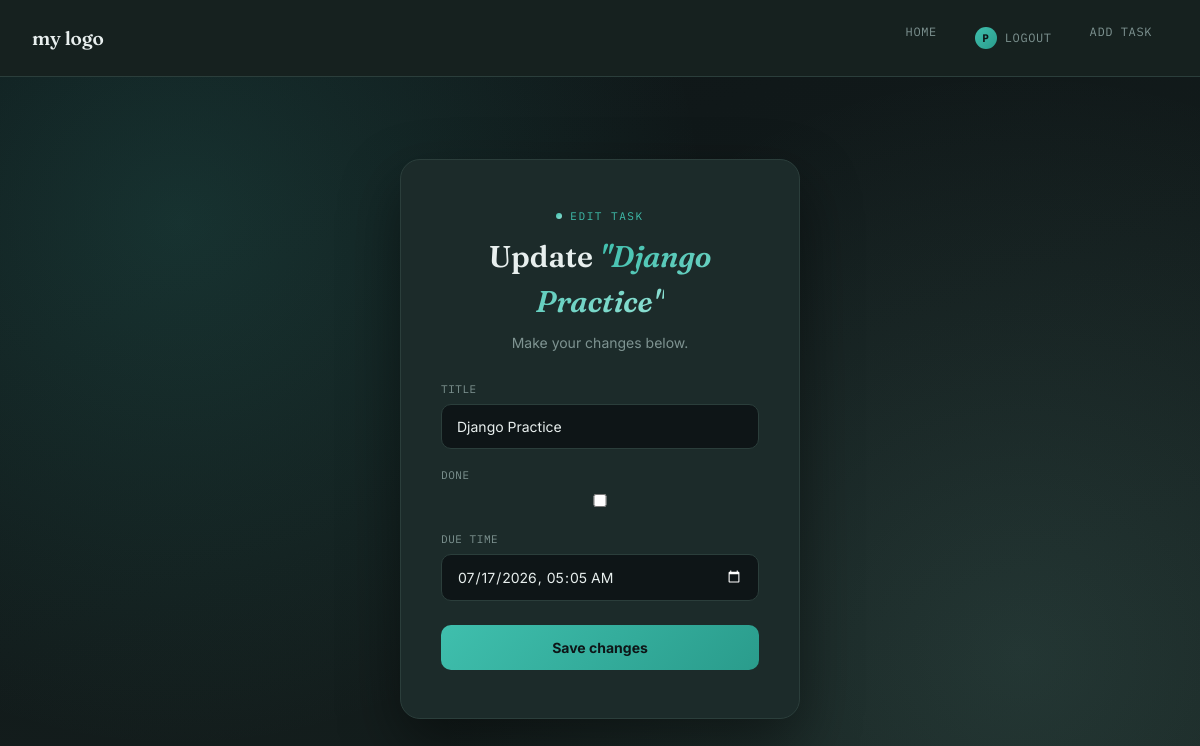
The app's page /task/12/ (signed in), older data.
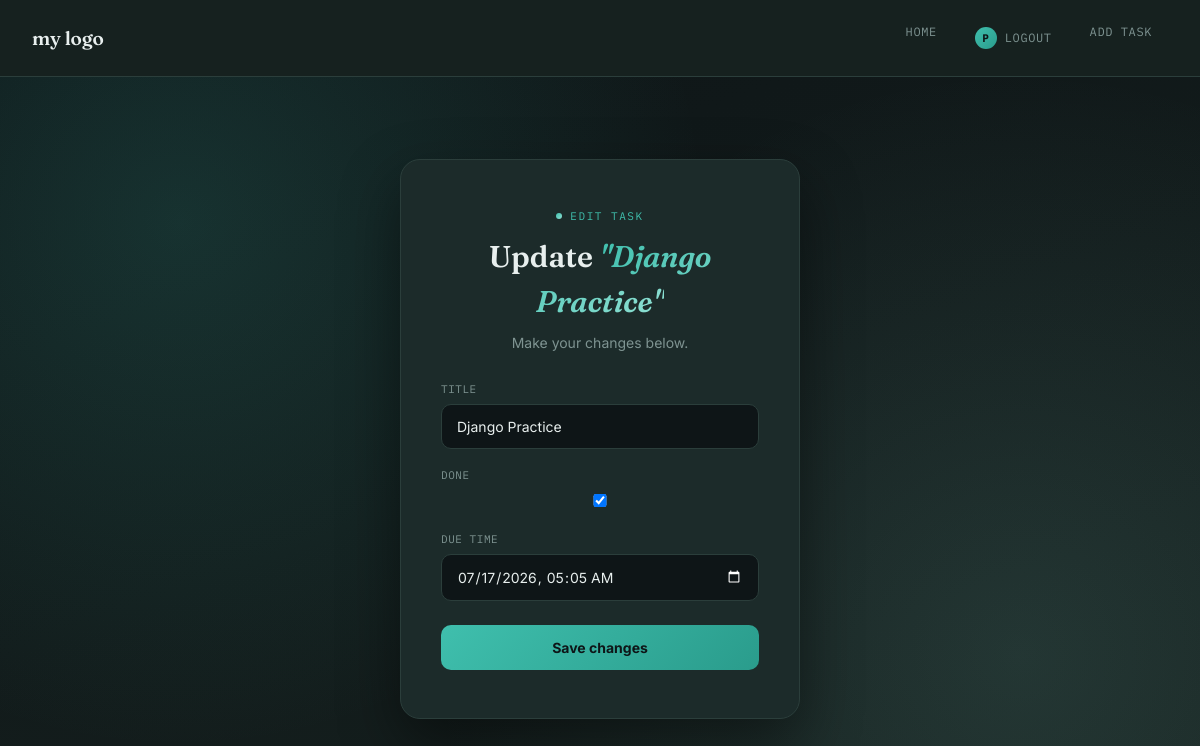
The same page, newer data.
### tasks/models.py (models this page shows, shortened)
class Task(models.Model):
    user = models.ForeignKey(User, on_delete=models.CASCADE, blank=True, null=True)
    title = models.CharField(max_length=100)
    done = models.BooleanField(default=False)
    due_time = models.DateTimeField()
    created_at = models.DateTimeField(auto_now_add=True)
    updated_at = models.DateTimeField(auto_now=True)

### tasks/views.py (the view, shortened to what this page needs)
# urls.py: path('task/<int:pk>/', update_task, name='task'),
@login_required(login_url='login')
def update_task(request, pk):
    task = get_object_or_404(Task, id=pk, user=request.user)
    form = TaskForm(instance=task)
    context = {
        'task': task,
        'form': form
    }
    return render(request, 'update_task.html', context)

### tasks/forms.py
class TaskForm(forms.ModelForm):
    due_time = forms.DateTimeField(widget=forms.DateTimeInput(attrs={'type':'datetime-local'}))
    class Meta:
        model = Task
        fields = ('title', 'done', 'due_time')
        exclude = ('user',)

### templates/update_task.html (shortened to what this page needs)
{% extends "base.html" %}
{% block content %}
<div class="task-form-wrap">
  <div class="task-form-card">
    <span class="auth-eyebrow">Edit Task</span>
    <h1>Update <em>"{{ task.title }}"</em></h1>
    <p class="auth-sub">Make your changes below.</p>
    <form method="POST">
      {% for field in form %}
        <div class="form-group">
          <label for="{{ field.id_for_label }}">{{ field.label }}</label>
          {{ field }}
        </div>
      {% endfor %}
      <button type="submit" class="auth-submit">Save changes</button>
    </form>
  </div>
</div>
{% endblock content %}

### templates/base.html (shortened to what this page needs)
{% load static %}
<!DOCTYPE html>
<html lang="en">
<head>
<link rel="stylesheet" href="{% static 'CSS/style.css' %}">
</head>
<body>
    <nav>
        <h6>my logo</h6>
        <ul>
            <li><a href="{% url "home" %}">Home</a></li>
            {% if request.user.is_authenticated %}
            <li><a href="{% url 'logout' %}" class="nav-user"><span class="avatar">{{ user.username|slice:":1"|upper }}</span>Logout</a></li>
            {% else %}
            <li><a href="{% url "login" %}">Login</a></li>
            <li><a href="{% url "register" %}">Register</a></li>
            {% endif %}
            <li><a href="{% url "add_task" %}">Add Task</a></li>
        </ul>
    </nav>
    <div class="container">
        {% block content %}
        {% endblock content %}
    </div>
</body>
</html>

### static/CSS/style.css (style rules this page uses)
:root { --bg-deep: #0E1517; --bg-mid: #16211F; --card: #1C2B2A; --card-hover: #223533; --teal: #3FBFAD; --teal-soft: #8FE0D3; --slate: #7E93968; --paper: #E8EFEE; --ink: #E8EFEE; --muted: #7E9391; --line: #2B3E3B; --danger: #E27D6B; --success: #3FBFAD; }
* { box-sizing:border-box; margin:0; padding:0; }
html, body { height:100%; }
body { background: var(--bg-deep); color: var(--ink); font-family:'Inter', sans-serif; line-height:1.5; }
nav { width:100%; padding:18px 32px; display:flex; align-items:center; justify-content:space-between; background: var(--bg-mid); border-bottom:1px solid var(--line); }
nav h6 { font-family:'Fraunces', serif; font-weight:600; font-size:19px; color: var(--ink); letter-spacing:-0.01em; }
nav ul { list-style:none; display:flex; gap:6px; }
nav ul li a { font-family:'IBM Plex Mono', monospace; font-size:12px; letter-spacing:0.05em; text-transform:uppercase; color: var(--muted); text-decoration:none; padding:9px 16px; border-radius:999px; transition: color .15s ease, background .15s ease; }
.auth-wrap, .task-form-wrap { min-height: calc(100vh - 77px); display:flex; align-items:center; justify-content:center; padding:6vh 20px; background: radial-gradient(circle at 15% 20%, rgba(63,191,173,0.16), transparent 45%), radial-gradient(circle at 85% 80%, rgba(143,224,211,0.12), transparent 50%), linear-gradient(160deg, var(--bg-deep), var(--bg-mid)); }
.auth-card, .task-form-card { width:100%; max-width:400px; background: var(--card); border:1px solid var(--line); border-radius:20px; padding:48px 40px; box-shadow: 0 24px 60px rgba(0,0,0,0.45); }
.auth-eyebrow { font-family:'IBM Plex Mono', monospace; font-size:11px; letter-spacing:0.14em; text-transform:uppercase; color: var(--teal); display:flex; align-items:center; justify-content:center; gap:8px; margin-bottom:10px; }
.auth-eyebrow::before { content:""; width:6px; height:6px; background: linear-gradient(135deg, var(--teal), var(--teal-soft)); border-radius:50%; }
.auth-card h1, .task-form-card h1 { font-family:'Fraunces', serif; font-weight:600; font-size:30px; text-align:center; color: var(--ink); margin-bottom:8px; }
.auth-card h1 em, .task-form-card h1 em { font-style:italic; background: linear-gradient(135deg, var(--teal), var(--teal-soft)); -webkit-background-clip:text; background-clip:text; color:transparent; }
.auth-sub { text-align:center; color: var(--muted); font-size:14px; margin-bottom:28px; }
.form-group { margin-bottom:18px; text-align:left; }
.form-group label { display:block; font-family:'IBM Plex Mono', monospace; font-size:11px; letter-spacing:0.05em; text-transform:uppercase; color: var(--muted); margin-bottom:6px; }
.form-group input, .form-group textarea { width:100%; border:1.5px solid var(--line); background: var(--bg-deep); border-radius:10px; padding:13px 15px; font-family:'Inter', sans-serif; font-size:14px; color: var(--ink); outline:none; transition: border-color .15s ease, box-shadow .15s ease; }
.form-group input::placeholder, .form-group textarea::placeholder { color:#4E605D; }
input[type="datetime-local"] { color-scheme: dark; }
button.auth-submit { width:100%; border:none; background: linear-gradient(135deg, var(--teal), #2A9C8C); color: var(--bg-deep); font-family:'Inter', sans-serif; font-weight:700; font-size:14px; padding:14px 0; border-radius:10px; cursor:pointer; margin-top:6px; transition: transform .1s ease, box-shadow .2s ease; }
.nav-user { display:flex; align-items:center; gap:8px; }
.avatar { width:22px; height:22px; border-radius:50%; background: linear-gradient(135deg, var(--teal), #2A9C8C); color: var(--bg-deep); font-family:'IBM Plex Mono', monospace; font-weight:700; font-size:11px; display:flex; align-items:center; justify-content:center; }

Row changes from the older to the newer data that the page shows:
changed Task "Django Practice": done "☐" → "☑"
